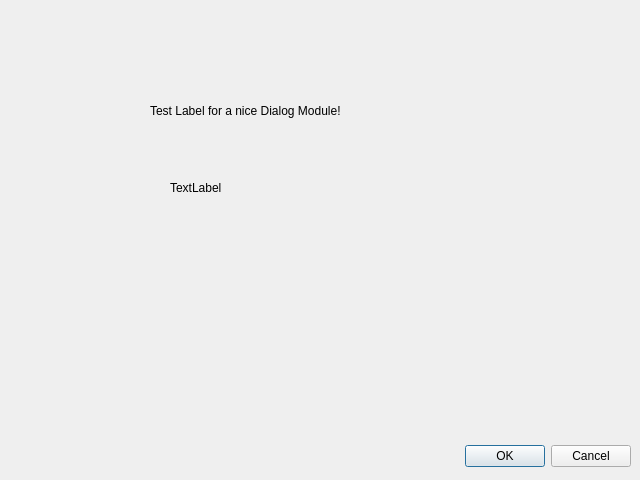
<?xml version="1.0" encoding="UTF-8"?>
<ui version="4.0">
 <class>Dialog</class>
 <widget class="QDialog" name="Dialog">
  <property name="geometry">
   <rect>
    <x>0</x>
    <y>0</y>
    <width>640</width>
    <height>480</height>
   </rect>
  </property>
  <property name="windowTitle">
   <string>Dialog</string>
  </property>
  <widget class="QDialogButtonBox" name="buttonBox">
   <property name="geometry">
    <rect>
     <x>10</x>
     <y>440</y>
     <width>621</width>
     <height>32</height>
    </rect>
   </property>
   <property name="orientation">
    <enum>Qt::Horizontal</enum>
   </property>
   <property name="standardButtons">
    <set>QDialogButtonBox::Cancel|QDialogButtonBox::Ok</set>
   </property>
  </widget>
  <widget class="QLabel" name="label">
   <property name="geometry">
    <rect>
     <x>150</x>
     <y>100</y>
     <width>231</width>
     <height>21</height>
    </rect>
   </property>
   <property name="text">
    <string>Test Label for a nice Dialog Module!</string>
   </property>
  </widget>
  <widget class="QLabel" name="iconLabel">
   <property name="geometry">
    <rect>
     <x>170</x>
     <y>180</y>
     <width>62</width>
     <height>16</height>
    </rect>
   </property>
   <property name="text">
    <string>TextLabel</string>
   </property>
  </widget>
 </widget>
 <resources/>
 <connections>
  <connection>
   <sender>buttonBox</sender>
   <signal>accepted()</signal>
   <receiver>Dialog</receiver>
   <slot>accept()</slot>
   <hints>
    <hint type="sourcelabel">
     <x>248</x>
     <y>254</y>
    </hint>
    <hint type="destinationlabel">
     <x>157</x>
     <y>274</y>
    </hint>
   </hints>
  </connection>
  <connection>
   <sender>buttonBox</sender>
   <signal>rejected()</signal>
   <receiver>Dialog</receiver>
   <slot>reject()</slot>
   <hints>
    <hint type="sourcelabel">
     <x>316</x>
     <y>260</y>
    </hint>
    <hint type="destinationlabel">
     <x>286</x>
     <y>274</y>
    </hint>
   </hints>
  </connection>
 </connections>
</ui>
